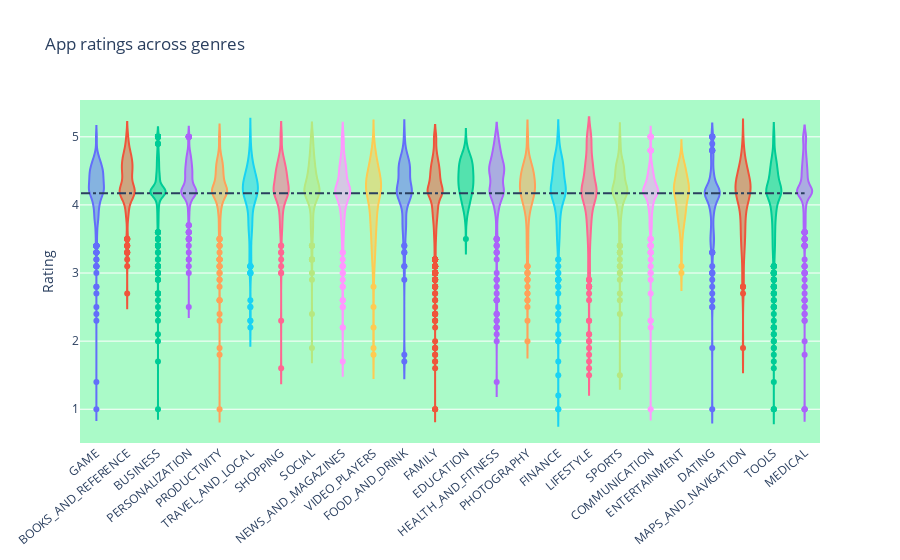

Notebook cell for this chart:
### Markdown cell above
We would be interested to check is if there is a correlation between application category and application rating, do some applications perform better as an overall of their category compaired to others?

### Code cell
grouped_by_categ = final_data.groupby('Category').filter(lambda x: len(x) >= 100).reset_index()



c = ['hsl('+str(h)+',50%'+',50%)' for h in np.linspace(0, 720, len(set(grouped_by_categ.Category)))]


layout = {'title' : 'App ratings across genres',
        'xaxis': {'tickangle':-40},
        'yaxis': {'title': 'Rating'},
          'plot_bgcolor': 'rgb(170,250,200)',
          'shapes': [{
              'type' :'line',
              'x0': -.5,
              'y0': np.nanmean(list(grouped_by_categ.Rating)),
              'x1': 23,
              'y1': np.nanmean(list(grouped_by_categ.Rating)),
              'line': { 'dash': 'dashdot'}
          }]
          }

data = [{
    'y': final_data.loc[final_data.Category==cat]['Rating'], 
    'type':'violin',
    'name' : cat,
    'showlegend':False,
   
    } for i,cat in enumerate(list(set(grouped_by_categ.Category)))]



plotly.offline.iplot({'data': data, 'layout': layout})

### Figure 1 — Plotly figure (JSON) as saved in the notebook; plotly's stock layout.template omitted (floating-point values rounded to 4 significant figures; data arrays with more than 128 entries replaced by an {"elided": "..."} marker saying what was removed)
{"data": [{"name": "GAME", "showlegend": false, "type": "violin", "y": {"elided": "963 float values"}}, {"name": "BOOKS_AND_REFERENCE", "showlegend": false, "type": "violin", "y": {"elided": "221 float values"}}, {"name": "BUSINESS", "showlegend": false, "type": "violin", "y": {"elided": "420 float values"}}, {"name": "PERSONALIZATION", "showlegend": false, "type": "violin", "y": {"elided": "374 float values"}}, {"name": "PRODUCTIVITY", "showlegend": false, "type": "violin", "y": {"elided": "375 float values"}}, {"name": "TRAVEL_AND_LOCAL", "showlegend": false, "type": "violin", "y": {"elided": "219 float values"}}, {"name": "SHOPPING", "showlegend": false, "type": "violin", "y": {"elided": "203 float values"}}, {"name": "SOCIAL", "showlegend": false, "type": "violin", "y": {"elided": "239 float values"}}, {"name": "NEWS_AND_MAGAZINES", "showlegend": false, "type": "violin", "y": {"elided": "254 float values"}}, {"name": "VIDEO_PLAYERS", "showlegend": false, "type": "violin", "y": {"elided": "164 float values"}}, {"name": "FOOD_AND_DRINK", "showlegend": false, "type": "violin", "y": [3.6, 4.193, 4.1, 4.6, 4.193, 4.7, 4.7, 4.7, 4.7, 4.1, 3.4, 3.8, 3.7, 4.2, 3.1, 3.5, 4.7, 4.5, 4.2, 4.3, 4, 4.5, 4.6, 4.7, 4.1, 4.3, 3.8, 4.4, 4.3, 4.2, 4.3, 3.8, 4.3, 3.7, 4.5, 3.6, 4.8, 3.3, 4.7, 4.6, 4.6, 3.4, 4.6, 4, 4.1, 4.5, 4.4, 4.5, 4, 4.1, 4.5, 4.6, 4.1, 4.5, 4.6, 4.5, 4.3, 3.6, 4.4, 4.6, 4.1, 4.3, 3.9, 4.1, 4.3, 4.7, 4.6, 4.4, 4.2, 4.5, 4.2, 4.5, 4.5, 4.3, 4, 2.9, 1.8, 4.4, 4.193, 3.7, 4.193, 4.193, 1.7, 5, 4.193, 4.193, 4.193, 4.193, 4.5, 4.5, 4.193, 5, 4.8, 3.7, 4.193, 4.193, 4.193, 4.193, 4.193, 3.8, 4.193, 3.3, 4.1, 4.6, 4.5, 3.1, 4.2, 4.2, 4.4, 4, 4.6, 4.193, 4.193]}, {"name": "FAMILY", "showlegend": false, "type": "violin", "y": {"elided": "1834 float values"}}, {"name": "EDUCATION", "showlegend": false, "type": "violin", "y": [4.7, 4.6, 4.7, 4.6, 4.7, 4.193, 4.5, 4.7, 4.8, 4.6, 4.6, 4.6, 4.2, 4.9, 3.8, 4.2, 4.4, 4.4, 4.3, 4.5, 4.4, 4.6, 3.9, 4.4, 4.3, 4.4, 4.2, 4.4, 4, 4.2, 3.8, 4.5, 4.7, 4.5, 4.3, 4.2, 4.3, 4.7, 4.7, 4.6, 4.5, 4.4, 4.6, 4.5, 4.5, 4.4, 4.4, 4.2, 4.5, 4.1, 4, 4.1, 4.3, 4.3, 4.3, 4.6, 4.1, 4.6, 4.7, 4.7, 4.3, 4.7, 4.6, 4.6, 4.6, 4.3, 4.2, 4, 4.5, 4.2, 4.1, 4.4, 4, 4.5, 4.4, 4, 4.2, 4.3, 4.2, 4.5, 4.2, 4.6, 4.2, 4.7, 4.4, 4.4, 4, 4.6, 4.4, 4.3, 4.1, 4.2, 4.3, 4.3, 4.3, 4, 4.2, 4, 4, 3.8, 4.1, 3.9, 4.1, 4.5, 4.4, 4, 4.4, 4.5, 4.3, 4.5, 4.2, 3.5, 4.8, 4.4, 4.1, 4.9, 4.7, 4.7, 4.7]}, {"name": "HEALTH_AND_FITNESS", "showlegend": false, "type": "violin", "y": {"elided": "288 float values"}}, {"name": "PHOTOGRAPHY", "showlegend": false, "type": "violin", "y": {"elided": "283 float values"}}, {"name": "FINANCE", "showlegend": false, "type": "violin", "y": {"elided": "345 float values"}}, {"name": "LIFESTYLE", "showlegend": false, "type": "violin", "y": {"elided": "369 float values"}}, {"name": "SPORTS", "showlegend": false, "type": "violin", "y": {"elided": "325 float values"}}, {"name": "COMMUNICATION", "showlegend": false, "type": "violin", "y": {"elided": "316 float values"}}, {"name": "ENTERTAINMENT", "showlegend": false, "type": "violin", "y": [4.4, 4, 4.2, 4.3, 4.5, 3.5, 4.2, 3.1, 4.6, 4.2, 4.3, 4.3, 4.1, 3.8, 3.4, 4.3, 4.4, 4.4, 4, 3.7, 3.9, 4.5, 4.4, 4.3, 4.2, 4.2, 4.5, 4.7, 4.5, 4.5, 3.4, 4.2, 4.3, 4.2, 4.6, 4.1, 4.2, 4.2, 4.3, 4.4, 3.9, 4.1, 4.3, 4.6, 3.6, 4.3, 4.3, 4.1, 4.1, 4.2, 3.9, 4.2, 3.7, 4.5, 3.7, 3.8, 4.3, 3, 4.1, 4.2, 4.1, 3.9, 4, 4.4, 4.2, 4, 3.9, 4, 4.2, 4, 4.3, 3.9, 4.5, 4.1, 4.5, 3.6, 3.8, 3.7, 3.8, 3.7, 4.1, 3.7, 3.9, 3.9, 3.9, 4.1, 3.9, 4.2, 4.3, 4.6, 4.3, 4.6, 4.5, 4.6, 3.9, 4.2, 4.4, 4.2, 4.3, 4.6, 4.3, 4.5]}, {"name": "DATING", "showlegend": false, "type": "violin", "y": {"elided": "172 float values"}}, {"name": "MAPS_AND_NAVIGATION", "showlegend": false, "type": "violin", "y": {"elided": "131 float values"}}, {"name": "TOOLS", "showlegend": false, "type": "violin", "y": {"elided": "828 float values"}}, {"name": "MEDICAL", "showlegend": false, "type": "violin", "y": {"elided": "400 float values"}}], "layout": {"plot_bgcolor": "rgb(170,250,200)", "shapes": [{"line": {"dash": "dashdot"}, "type": "line", "x0": -0.5, "x1": 23, "y0": 4.172, "y1": 4.172}], "title": {"text": "App ratings across genres"}, "xaxis": {"tickangle": -40}, "yaxis": {"title": {"text": "Rating"}}}}
